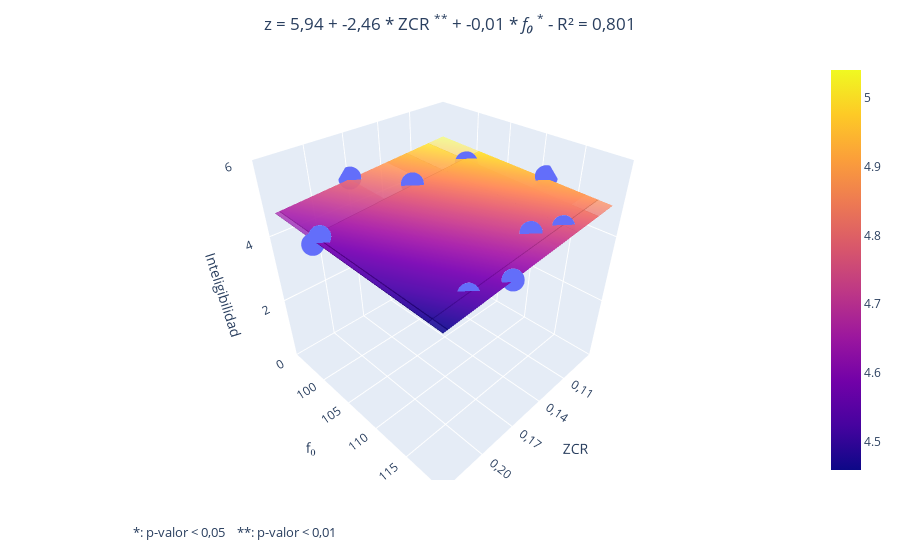

Source (notebook cell):
### Code cell
if len(dicc_model) == 2:
    import plotly.express as px
    import plotly.graph_objects as go

    # Seleccionamos solo las características seleccionadas en X
    X_selected = X[:, selected_features]

    # Entrenamos el modelo de regresión con las características seleccionadas
    regr_multivar = SMWrapper(sm.OLS)
    regr_multivar_fit = regr_multivar.fit(X_selected, y)

    # Obtenemos las predicciones del modelo para las características seleccionadas
    y_pred = regr_multivar.predict(X_selected)

    # Crear la figura
    fig = px.scatter_3d(x=X_selected[:, 0], y=X_selected[:, 1], z=y)

    # Crear el plano de regresión
    xx, yy = np.meshgrid(X_selected[:, 0], X_selected[:, 1])
    zz = regr_multivar_fit.params[0] + np.dot(np.array([xx.ravel(), yy.ravel()]).T, regr_multivar_fit.params[1:].ravel()).reshape(xx.shape)
    fig.add_trace(go.Surface(x=xx, y=yy, z=zz, opacity=0.5))


    axis_name_list = []
    # Construir la cadena de texto para la ecuación del plano
    equation = f'z = {regr_multivar_fit.params[0].round(2)}'
    for i, (key, model) in enumerate(dicc_model.items()):
        feature_name = key.replace("_model", "").upper()
        feature_name_axis = feature_name
        if feature_name == 'F0':
            feature_name = '<i>f₀</i>'
            feature_name_axis = 'f₀'
        axis_name_list.append(feature_name_axis)
        if regr_multivar_fit.pvalues[1:][i] < 0.01:
            label = '<sup>**</sup>'
        elif regr_multivar_fit.pvalues[1:][i] < 0.05:
            label = '<sup>*</sup>'
        else:
            label = ''
        equation += f' + {regr_multivar_fit.params[1:][i].round(2)} * {feature_name} {label}'
        
    equation += f' - R² = {r_squared_value:.3f}'
    equation = equation.replace('.', ',')
     
    # Centrar el título
    fig.update_layout(title=dict(text=equation, x=0.5, xanchor='center'))
    
    # Verificar si los valores en el eje x son menores que 1
    if np.any(np.abs(X_selected[:, 0]) < 1):
        # Calcular los valores de los ticks
        xaxis_tickvals = np.linspace(np.min(X_selected[:, 0]), np.max(X_selected[:, 0]), 6)[1:5]

        # Convertir los valores de los ticks a strings y reemplazar los puntos por comas
        xaxis_ticktext = [f'{val:.2f}'.replace('.', ',') for val in xaxis_tickvals]
    else:
        # Si los valores en el eje x son mayores o iguales a 1, usar el formato por defecto
        xaxis_tickvals = None
        xaxis_ticktext = None

    # Etiquetas de los ejes y rango del eje z
    fig.update_layout(scene=dict(xaxis=dict(title=axis_name_list[0], tickvals=xaxis_tickvals, ticktext=xaxis_ticktext), yaxis_title=axis_name_list[1], zaxis_title='Inteligibilidad', zaxis=dict(range=[0, 6]), yaxis=dict(tickvals=[100, 105, 110, 115])))
    
    # Agrega la anotación al final
    fig.add_annotation(
        x=0.07,
        y=-0.15,
        xref="paper",
        yref="paper",
        text="*: p-valor < 0,05    **: p-valor < 0,01",
        showarrow=False,
        font=dict(
            size=13
        )
    )

    fig.write_html(
       os.path.join(PATH, TEST_FOLDER, REGGRESSION_FOLDER, PARAMETRIC_FOLDER, INTELIGIBILIDAD_FOLDER, FEMALE_FOLDER, 'regresion_inteligibilidad_multivariable_female.html')
    )
    
    fig.write_image(
       os.path.join(PATH, TEST_FOLDER, REGGRESSION_FOLDER, PARAMETRIC_FOLDER, INTELIGIBILIDAD_FOLDER, FEMALE_FOLDER, 'regresion_inteligibilidad_multivariable_female.png')
    )


    fig.show()

### Figure 1 — Plotly figure (JSON) as saved in the notebook; plotly's stock layout.template omitted (floating-point values rounded to 4 significant figures)
{"data": [{"hovertemplate": "x=%{x}<br>y=%{y}<br>z=%{z}<extra></extra>", "legendgroup": "", "marker": {"color": "#636efa", "symbol": "circle"}, "mode": "markers", "name": "", "scene": "scene", "showlegend": false, "type": "scatter3d", "x": [0.07594, 0.1378, 0.09304, 0.2356, 0.2044, 0.1812, 0.1478, 0.117, 0.2325, 0.1734], "y": [111.1, 116.4, 101.3, 101.5, 117.7, 119.6, 101.0, 117.9, 102.3, 94.71], "z": [4.971, 4.746, 4.853, 4.478, 4.5, 4.627, 4.853, 4.735, 4.706, 4.838]}, {"opacity": 0.5, "type": "surface", "x": [[0.07594, 0.1378, 0.09304, 0.2356, 0.2044, 0.1812, 0.1478, 0.117, 0.2325, 0.1734], [0.07594, 0.1378, 0.09304, 0.2356, 0.2044, 0.1812, 0.1478, 0.117, 0.2325, 0.1734], [0.07594, 0.1378, 0.09304, 0.2356, 0.2044, 0.1812, 0.1478, 0.117, 0.2325, 0.1734], [0.07594, 0.1378, 0.09304, 0.2356, 0.2044, 0.1812, 0.1478, 0.117, 0.2325, 0.1734], [0.07594, 0.1378, 0.09304, 0.2356, 0.2044, 0.1812, 0.1478, 0.117, 0.2325, 0.1734], [0.07594, 0.1378, 0.09304, 0.2356, 0.2044, 0.1812, 0.1478, 0.117, 0.2325, 0.1734], [0.07594, 0.1378, 0.09304, 0.2356, 0.2044, 0.1812, 0.1478, 0.117, 0.2325, 0.1734], [0.07594, 0.1378, 0.09304, 0.2356, 0.2044, 0.1812, 0.1478, 0.117, 0.2325, 0.1734], [0.07594, 0.1378, 0.09304, 0.2356, 0.2044, 0.1812, 0.1478, 0.117, 0.2325, 0.1734], [0.07594, 0.1378, 0.09304, 0.2356, 0.2044, 0.1812, 0.1478, 0.117, 0.2325, 0.1734]], "y": [[111.1, 111.1, 111.1, 111.1, 111.1, 111.1, 111.1, 111.1, 111.1, 111.1], [116.4, 116.4, 116.4, 116.4, 116.4, 116.4, 116.4, 116.4, 116.4, 116.4], [101.3, 101.3, 101.3, 101.3, 101.3, 101.3, 101.3, 101.3, 101.3, 101.3], [101.5, 101.5, 101.5, 101.5, 101.5, 101.5, 101.5, 101.5, 101.5, 101.5], [117.7, 117.7, 117.7, 117.7, 117.7, 117.7, 117.7, 117.7, 117.7, 117.7], [119.6, 119.6, 119.6, 119.6, 119.6, 119.6, 119.6, 119.6, 119.6, 119.6], [101.0, 101.0, 101.0, 101.0, 101.0, 101.0, 101.0, 101.0, 101.0, 101.0], [117.9, 117.9, 117.9, 117.9, 117.9, 117.9, 117.9, 117.9, 117.9, 117.9], [102.3, 102.3, 102.3, 102.3, 102.3, 102.3, 102.3, 102.3, 102.3, 102.3], [94.71, 94.71, 94.71, 94.71, 94.71, 94.71, 94.71, 94.71, 94.71, 94.71]], "z": [[4.916, 4.764, 4.874, 4.523, 4.6, 4.657, 4.74, 4.815, 4.531, 4.676], [4.877, 4.724, 4.834, 4.484, 4.561, 4.618, 4.7, 4.776, 4.491, 4.637], [4.99, 4.838, 4.948, 4.598, 4.674, 4.732, 4.814, 4.89, 4.605, 4.751], [4.989, 4.837, 4.947, 4.596, 4.673, 4.73, 4.812, 4.888, 4.603, 4.749], [4.866, 4.714, 4.824, 4.473, 4.55, 4.607, 4.689, 4.765, 4.481, 4.626], [4.852, 4.7, 4.81, 4.459, 4.536, 4.593, 4.675, 4.751, 4.467, 4.612], [4.993, 4.841, 4.951, 4.6, 4.677, 4.734, 4.816, 4.892, 4.608, 4.753], [4.865, 4.713, 4.823, 4.472, 4.549, 4.606, 4.688, 4.764, 4.48, 4.625], [4.983, 4.831, 4.941, 4.59, 4.667, 4.724, 4.807, 4.882, 4.598, 4.743], [5.041, 4.888, 4.998, 4.648, 4.725, 4.782, 4.864, 4.94, 4.655, 4.801]]}], "layout": {"annotations": [{"font": {"size": 13}, "showarrow": false, "text": "*: p-valor < 0,05    **: p-valor < 0,01", "x": 0.07, "xref": "paper", "y": -0.15, "yref": "paper"}], "legend": {"tracegroupgap": 0}, "margin": {"t": 60}, "scene": {"domain": {"x": [0, 1], "y": [0, 1]}, "xaxis": {"ticktext": ["0,11", "0,14", "0,17", "0,20"], "tickvals": [0.1079, 0.1398, 0.1718, 0.2037], "title": {"text": "ZCR"}}, "yaxis": {"tickvals": [100, 105, 110, 115], "title": {"text": "f₀"}}, "zaxis": {"range": [0, 6], "title": {"text": "Inteligibilidad"}}}, "title": {"text": "z = 5,94 + -2,46 * ZCR <sup>**</sup> + -0,01 * <i>f₀</i> <sup>*</sup> - R² = 0,801", "x": 0.5, "xanchor": "center"}}}
